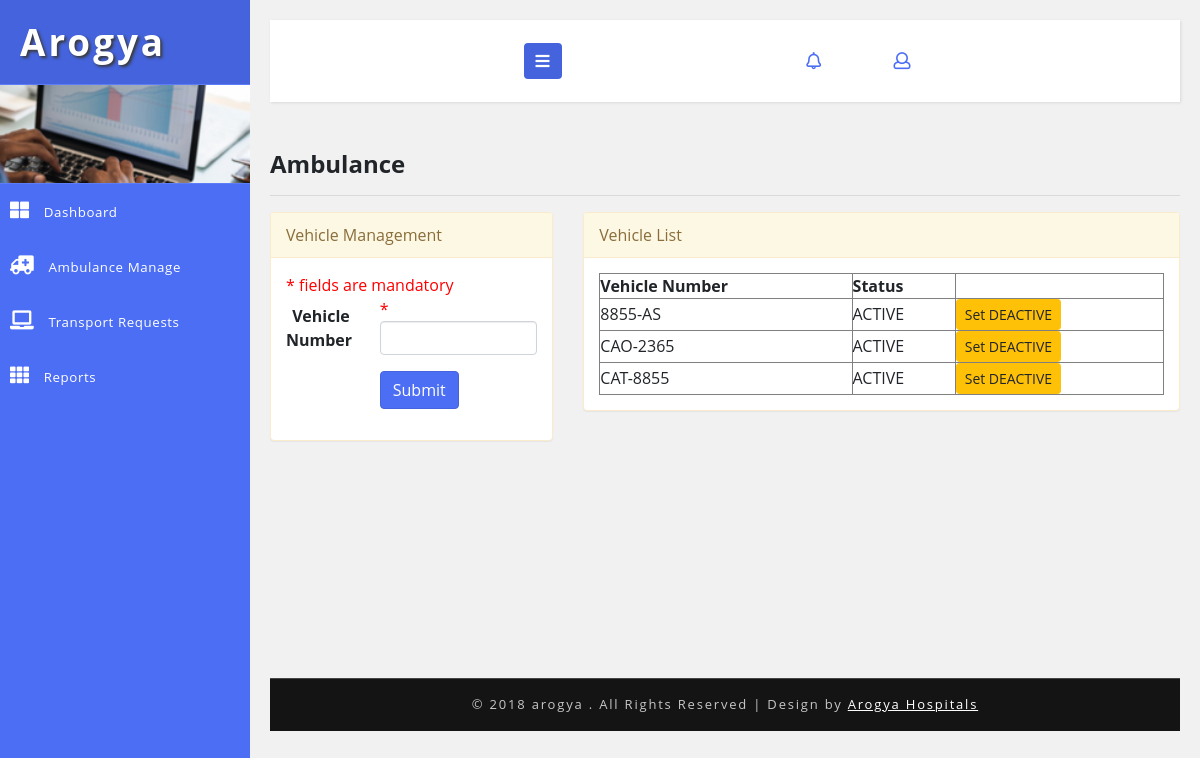
The page /transport/ambulance.php on the database as committed earlier.
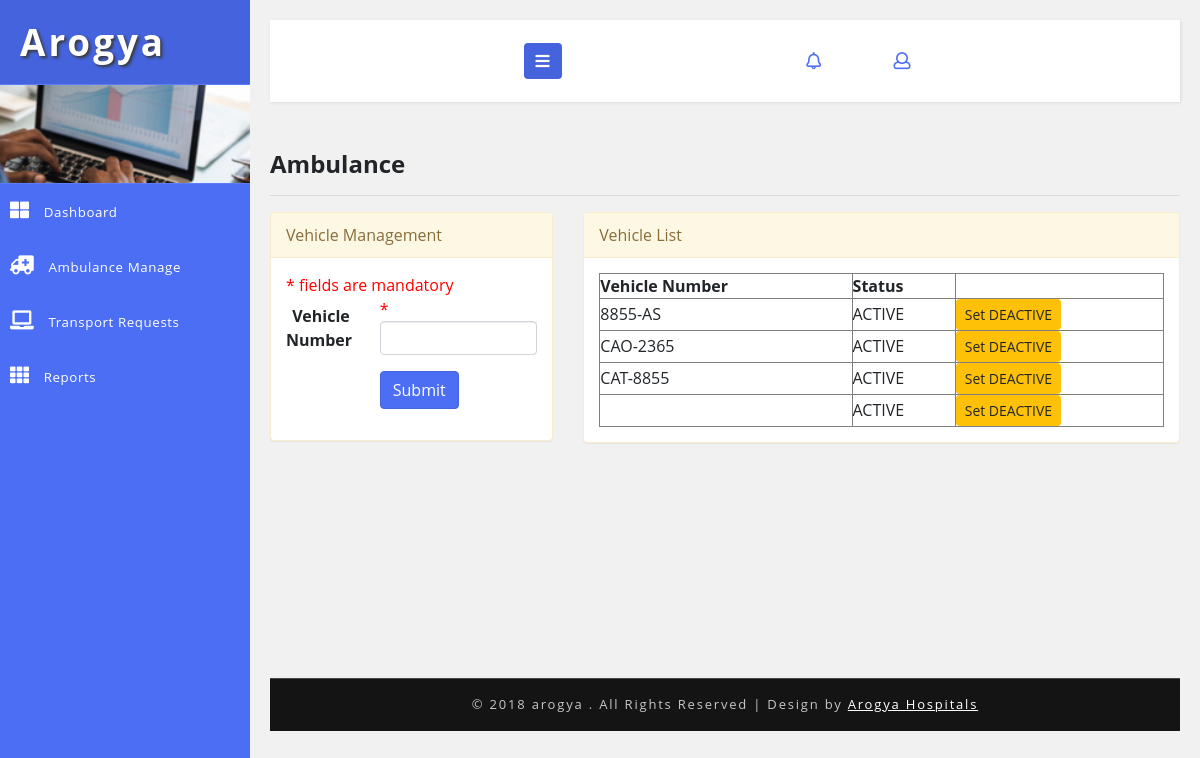
The same page on the database as committed later.
### tables this page shows
CREATE TABLE `hms_vehicle` (
  `id` int(5) NOT NULL AUTO_INCREMENT,
  `vehicle_number` varchar(30) DEFAULT NULL,
  `status_code` varchar(50) DEFAULT 'ACTIVE',
  `created_date` timestamp NULL DEFAULT current_timestamp(),
  PRIMARY KEY (`id`),
  UNIQUE KEY `NewIndex1` (`vehicle_number`)
);

### DB.php (called while the page is built, shortened)
<?php
function getDBConnection() {
    $servername = "localhost";
    $username = "root";
    $password = "123";
    $db = "hmsdb";
    $conn = mysqli_connect($servername, $username, $password, $db);
    if (!$conn) {
        die("Connection failed: " . mysqli_connect_error());
    } else {
        return $conn;
    }
}
function getData($sql) {
    $conn = getDBConnection();
    $result = mysqli_query($conn, $sql);
    if (mysqli_num_rows($result) > 0) {
        return $result;
    } else {
        return FALSE;
    }
}
?>

### transport/ambulance.php (the view, shortened to what the changed rows need)
<?php
include '../DB.php';
?>
<!DOCTYPE html>
<html lang="en">
    <head>
        <link rel="stylesheet" href="https://maxcdn.bootstrapcdn.com/bootstrap/3.3.7/css/bootstrap.min.css">
        <link rel="stylesheet" href="https://maxcdn.bootstrapcdn.com/font-awesome/4.7.0/css/font-awesome.min.css">
        <link href="../css/bootstrap.css" rel="stylesheet" type="text/css" media="all" />
        <link href="../css/style.css" rel="stylesheet" type="text/css" media="all" />
        <link rel="stylesheet" href="../css/style4.css">
        <link href="../css/fontawesome-all.css" rel="stylesheet">
    </head>
    <body>
        <div class="wrapper">
            <nav id="sidebar">
                <div class="sidebar-header">
                    <h1>
                        <a href="#">Arogya</a>
                    </h1>
                </div>
            </nav>
            <div id="content">
                <div class="blank-page-content">
                    <div class="row">
                        <div class="col-md-8">
                            <div class="panel panel-warning">
                                <div class="panel-body">
                            <table border="1" style="width: 100%">
                                <thead>
                                    <tr>
                                        <th>Vehicle Number</th>
                                        <th>Status</th>
                                        <th></th>
                                    </tr>
                                </thead>
                                <tbody>
                                    <?php
                                    $sql = "SELECT * FROM hms_vehicle ";
                                    $data = getData($sql);
                                    if ($data != null) {
                                        foreach ($data as $value) {
                                            ?>
                                            <tr>
                                                <td><?= $value['vehicle_number'] ?></td>
                                                <td><?= $value['status_code'] ?></td>
                                                <td>
                                                    <?php
                                                    $status_code = '';
                                                    if($value['status_code'] == 'ACTIVE'){ $status_code = 'DEACTIVE';}
                                                    ?>
                                                    <a class="btn btn-warning btn-sm" href="ambulance.php?id=<?= $value['id'] ?>&status_code=<?= $status_code?>">Set <?= $status_code?> </a>
                                                </td>
                                            </tr>
                                            <?php
                                        }
                                    }
                                    ?>
                                </tbody>
                            </table>
                                </div>
                            </div>
                        </div>
                    </div>
                </div>
            </div>
        </div>
        <link href="../css/jquery.dataTables.min.css" rel="stylesheet" type="text/css"/>
    </body>
</html>

Rows that differ between the two databases and show on the page:
added hms_vehicle: status_code "ACTIVE", status_code "DEACTIVE"
